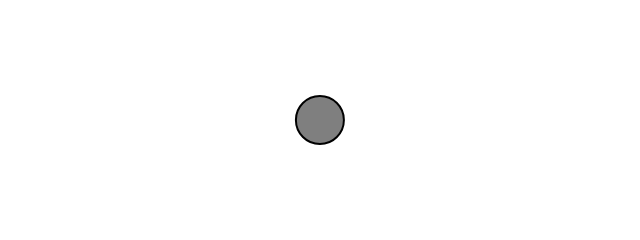
Frame 1 (no input)
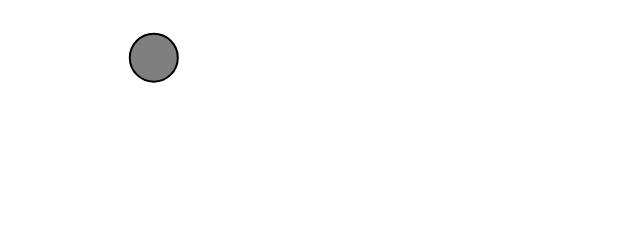
Frame 60 (no input)
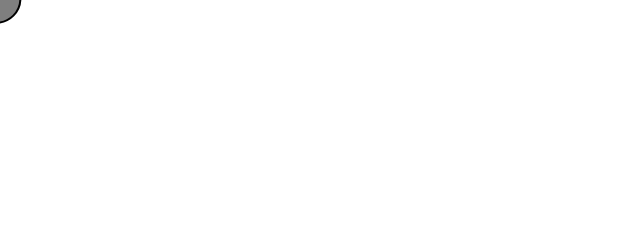
Frame 120 (the mouse pressed at the canvas centre since frame 60)

The p5.js sketch that drew these frames (run headless with seeded random() and noise() and a simulated clock; from frame 60 on, the mouse is pressed at the canvas centre):

// p5.js sketch
// ── sketch.js
// The Nature of Code, Exercise 1.8
// Solution by Wendy Dherin
// http://natureofcode.com

let mover;

function setup() {
  createCanvas(640, 240);

  mover = new Mover(width, height);
}

function draw() {
  background(255);
  mover.update();
  mover.show();
}

// ── mover.js
// The Nature of Code, Exercise 1.8
// Solution by Wendy Dherin
// http://natureofcode.com

class Mover {
  constructor(width, height) {
    this.position = createVector(width / 2, height / 2);
    this.velocity = createVector();
    this.topSpeed = 5;
    this.diameter = 48;
  }

  update() {
    let mouse = createVector(mouseX, mouseY);
    // Step 1: Compute direction
    let direction = p5.Vector.sub(mouse, this.position);

    // Step 2: Calculate the target magnitude based on the distance
    // from the mouse (which is the same as the magnitude of the direction vector)
    let newMagnitude = map(direction.mag(), 0, max(width, height), 0, 0.2);

    // Step 3: Normalize
    direction.normalize();

    // Step 4: Scale to the new magnitude
    direction.mult(newMagnitude);

    // Steps 3 and 4 could be combined into:
    // dir.setMag(newMagnitude)

    // Step 5: Accelerate
    this.acceleration = direction;

    this.velocity.add(this.acceleration);
    this.velocity.limit(this.topspeed);
    this.position.add(this.velocity);
  }

  show() {
    stroke(0);
    strokeWeight(2);
    fill(127);
    circle(this.position.x, this.position.y, this.diameter);
  }
}
